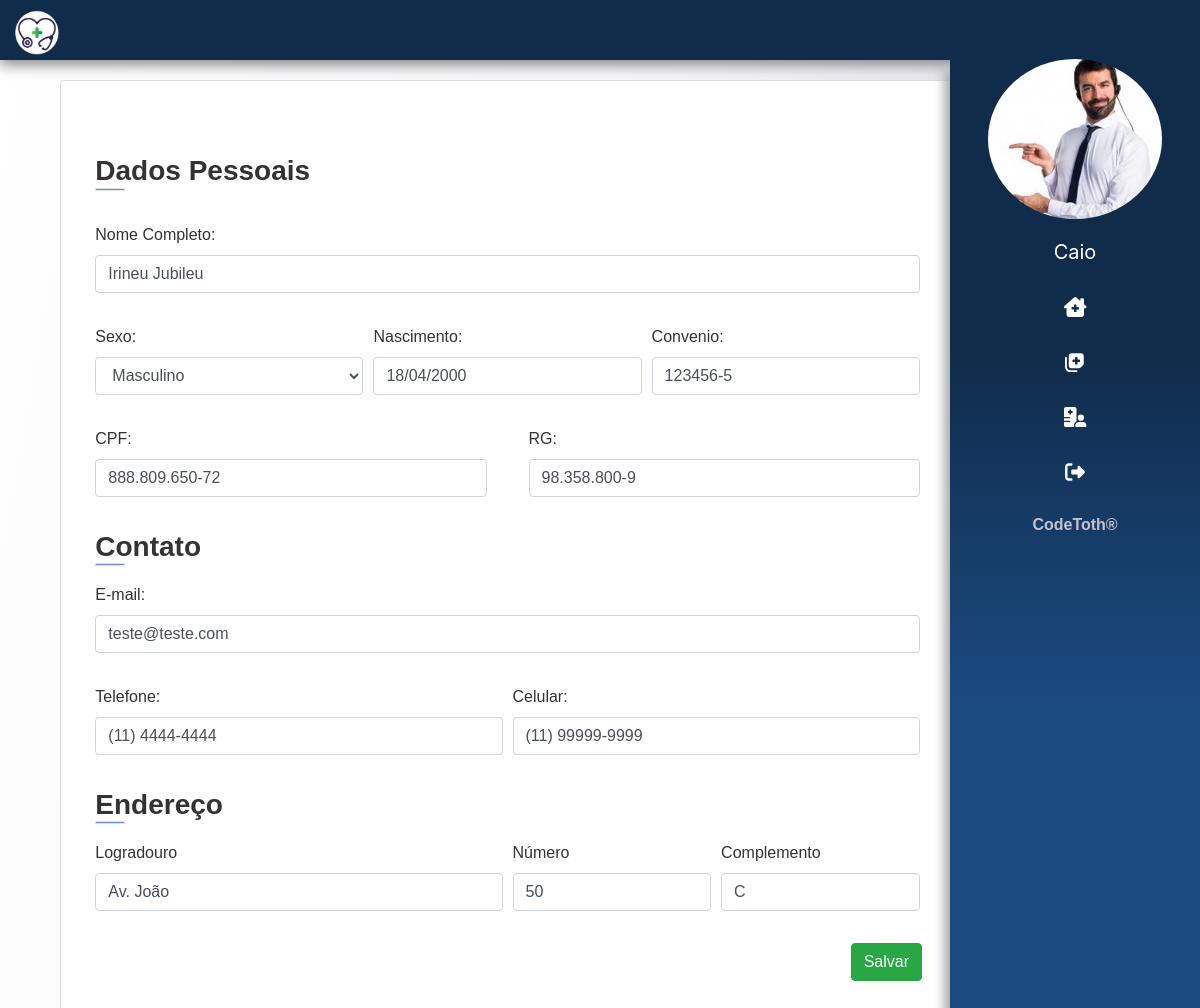
/pacientes/paciente/alterar/1 (signed in), run on the app's committed database.
### app/atendente/models.py (models this page shows)
class Atendente(models.Model):
    usuario = models.ForeignKey(User, on_delete=models.CASCADE)
    nome = models.CharField(max_length=150)
    sexo = models.CharField(max_length=1)
    data_nascimento = models.DateField()
    cpf = models.CharField(max_length=20, unique=True)
    rg = models.CharField(max_length=20, unique=True)
    email = models.EmailField()
    foto = models.ImageField(upload_to=f'fotos/{time.time()}', blank=True)

### app/paciente/models.py (models this page shows)
class Paciente(models.Model):
    nome = models.CharField(max_length=200)
    sexo = models.CharField(max_length=1)
    data_nascimento = models.DateField()
    cpf = models.CharField(max_length=20, unique=True)
    rg = models.CharField(max_length=20, unique=True)
    carteira_convenio = models.CharField(max_length=30, unique=True)
    peso = models.FloatField()
    altura = models.FloatField()
    endereco = models.CharField(max_length=250)
    end_num = models.IntegerField()
    complemento = models.CharField(max_length=50, blank=True)
    email = models.CharField(max_length=50)
    telefone = models.CharField(max_length=14)
    celular = models.CharField(max_length=15)

### app/paciente/views.py (the view)
# urls.py: path('paciente/alterar/<int:paciente_id>', alterar, name='altera_paciente'),
@login_required(login_url='login')
def alterar(request, paciente_id):
    paciente = get_object_or_404(Paciente, id=paciente_id)
    dados = get_dados(request)
    dados['paciente'] = paciente
    return render(request, 'paciente/altera_paciente.html', dados)

### templates/paciente/altera_paciente.html (shortened to what this page needs)
{% extends 'base.html' %}
{% load static %}
{% block content %}
<main>
  <section class="container-fluid ">
    <div class="container">
      <div class="col-lg-10 mt-x">
        <div class="card">
          <form action="{% url 'atualiza_paciente'%}" enctype="multipart/form-data" method="post" id="pacienteform"
            class="mt-y p-2">
            <div class="info-section">
              <h3> Dados Pessoais
                <div class="border"></div>
              </h3>
              <div class="form-goup mt-y">
                <label for="nome">Nome Completo:</label>
                <input type="text" class="form-control" id="nome" placeholder="Nome" name="nome" required
                  value="{{paciente.nome}}">
              </div>
              <div class="form-row mt-y">
                <div class="col">
                  <label for="sexo">Sexo:</label>
                  <select class="form-control" id="sexo" name="sexo" required>
                    <option value="M" {% if paciente.sexo == "M" %}selected="selected" {% endif %}>Masculino</option>
                  </select>
                </div>
                <div class="col">
                  <label for="data">Nascimento:</label>
                  <input type="text" class="form-control" id="data" placeholder="dd/MM/YYYY" name="dt_nasc"
                    required value="{{paciente.data_nascimento|date:'d/m/Y'}}">
                </div>
                <div class="col">
                  <label for="convenio">Convenio:</label>
                  <input type="text" class="form-control" id="convenio" placeholder="xx.xxx.xxx-xx" name="convenio"
                    required value="{{paciente.carteira_convenio}}">
                </div>
              </div>
              <div class="form-row mt-y">
                <div class="col mr-3">
                  <label for="cpf">CPF:</label>
                  <input type="text" name="cpf" id="cpf" class="form-control" value="{{paciente.cpf}}">
                </div>
                <div class="col ml-3">
                  <label for="rg">RG:</label>
                  <input type="text" name="rg" id="rg" class="form-control" value="{{paciente.rg}}">
                </div>
              </div>
            </div>
            <div class="info-section">
              <h3> Contato
                <div class="border"></div>
              </h3>
              <div class="form-group">
                <label for="email">E-mail:</label>
                <input type="email" name="email" id="email" class="form-control" placeholder="name@example.com" required
                  value="{{ paciente.email}}">
              </div>
              <div class="form-row mt-y">
                <div class="col">
                  <label for="telefone">Telefone:</label>
                  <input type="text" name="telefone" id="telefone" class="form-control" placeholder="(xx) xxxx-xxxx"
                    required value="{{paciente.telefone}}">
                </div>
                <div class="col">
                  <label for="celular">Celular:</label>
                  <input type="text" name="celular" id="celular" class="form-control" placeholder="(xx) xxxxx-xxxx"
                    required value="{{paciente.celular}}">
                </div>
              </div>
            </div>
            {% if tipo == 2%}
            <div class="info-section">
              <h3> Endereço
                <div class="border"></div>
              </h3>
              <div class="form-row">
                <div class="col-md-6 mb-3">
                  <label for="endereco">Logradouro</label>
                  <input type="text" class="form-control" id="endereco" placeholder="Av/Rua" required name="endereco"
                    value="{{ paciente.endereco }}">
                </div>
                <div class="col-md-3 mb-3">
                  <label for="numero">Número</label>
                  <input type="number" class="form-control" id="numero" placeholder="Número" required name="end_num"
                    value="{{ paciente.end_num }}">
                </div>
                <div class="col-md-3 mb-3">
                  <label for="complemento">Complemento</label>
                  <input type="text" class="form-control" id="complemento" placeholder="complemento" name="complemento"
                    value="{{ paciente.complemento }}">
                </div>
              </div>
            </div>
            {% endif %}
            <div class="mr-4 mt-3" style="float: right;">
              <button class="btn btn-success" type="submit">Salvar</button>
            </div>
          </form>
        </div>
      </div>
  </section>
</main>
{% endblock %}

### templates/partials/_sidebar.html (shortened to what this page needs)
{% load static %}
<div class="sidebar">
    <div class="mb-2">
        <img src="{{ usuario.foto.url }}" class="img-fluid  mx-auto d-block" alt="">
    </div>
    <ul>
        <a href="#"class="func_menu" ><li style="text-transform: capitalize;"> <i> {{ request.user}} </i><span class="dNone"> Dados Pessoais </span></li></a>
        <a href="{% url 'dashboard' %}" class="func_menu"> <li> <i class="fas fa-clinic-medical"></i> <span class="dNone"> Página principal </span></li></a>
        <a href="{% url 'conusultas' %}" class="func_menu"> <li> <i class="fas fa-notes-medical"></i>  <span class="dNone"> Consultas </span> </li></a>
        <a href="{% url 'pacientes' %}" class="func_menu"> <li> <i class="fas fa-hospital-user"></i></i>  <span class="dNone">  Pacientes  </span></li></a>
        <a href="{% url 'logout' %}" class="func_menu"><li><i class="fas fa-sign-out-alt"></i>  <span class="dNone"> Sair </span>  </li></a>
    </ul>
    <div class="text-center pb-3" style="font-weight: bolder;width: 100%;color: #C4C2CD;font-family: 'Play', sans-serif; ">
        <span>CodeToth&#174;</span>
    </div>
</div>

### static/css/app.css (style rules this page uses)
body { background-attachment: fixed; background-size: cover; background-image: linear-gradient(100deg,rgba(255, 255, 255, .5), rgba(236, 234, 241, .5), rgba(213, 211, 222, 1.5)); }
.mt-x { margin-top: 5rem !important; }
.mt-y { margin-top: 2rem !important; }
.card { width: 100%; overflow: auto; font-family: "montserrat", sans-serif; padding-bottom: 5%; margin-bottom: 2%; }
.info-section { color: #333; background-color: #ffff; padding: 0% 3% 0% 3%; }
.info-section > h3 { margin: 4% 0% 2% 0%; font-weight: 800; text-transform: capitalize; }
.border { width: 30px; height: 3px; background: #778beb; left: 0; bottom: -6px; }
.sidebar img { border-radius: 100% !important; height: 160px !important; }
.sidebar { right: 0; top: 3.7rem !important; bottom: 0; width: 250px; background-image: linear-gradient( #102c4b,#102c4b,#1B4A80 , #1B4A80); box-shadow: -5px 12px 10px 1px #aaaaaa; background-attachment: fixed; overflow: hidden; transition: 0.8s all; height: 100% !important; position: fixed; z-index: 1030 !important; }
.sidebar ul li, a { list-style: none; }
.sidebar ul li { margin-top: 5px; padding: .5em; text-decoration: none; color: rgb(255, 255, 255); width: 100%; font-size: 20px; text-align: center; display: block; transition: 0.6s all; }

### data on the page
Atendente: foto (picture)
Paciente: nome "Irineu Jubileu", sexo "Masculino", dt_nasc "18/04/2000", convenio "123456-5", cpf "888.809.650-72", rg "98.358.800-9", email "teste@teste.com", telefone "(11) 4444-4444", celular "(11) 99999-9999", endereco "Av. João", end_num "50", complemento "C"

### other printed values
{{ request.user }} "Caio"
